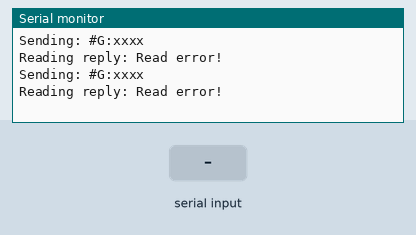
This sketch was run on a simulated Arduino Mega 2560, built with avr-gcc and run on an emulated ATmega2560. Parts: the last lines printed to the serial monitor. Inputs (shaded band) come from the test bench.

Above: at 1.2 s.
1.3 s: "1\n" received over the second serial link
At 2.8 s:
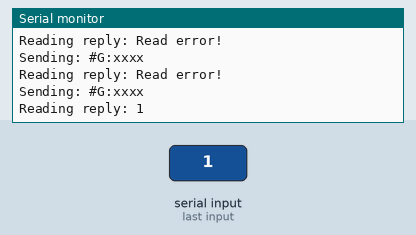
3.5 s: "0\n" received over the second serial link
At 4.4 s:
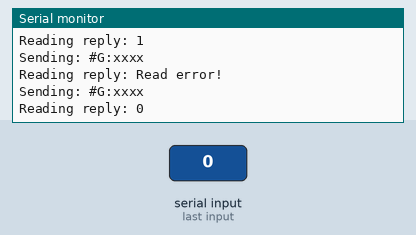
5.0 s: "2\n" received over the second serial link
At 5.8 s:
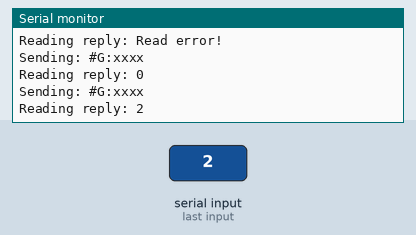

The sketch:

DueRomiSerialClient.ino
```cpp
void setup()
{
        Serial.begin(115200);
        while (!Serial)
                ;

        Serial1.begin(115200);
        while (!Serial1)
                ;
}

static void send_request()
{
        Serial.println("Sending: #G:xxxx");
        Serial1.print("#G:xxxx\r\n");
}

static void read_reply()
{
        Serial.print("Reading reply: ");
        while (true) {

                int c = Serial1.read();

                if (c == -1) {
                        Serial.println("Read error!");
                        break;
                } else if (c == '\r') {
                        // skip
                } else if (c == '\n') {
                        Serial.println();
                        break;
                } else {
                        Serial.print((char) c);
                }
        }
}

void loop()
{
        send_request();
        read_reply();
        delay(1000);
}
```

Measured:
- after the input at 1.3 s, the serial monitor: prints a new line after 0.70 s (image 1)
- after the input at 3.5 s, the serial monitor: prints a new line after 0.50 s (image 2)
- after the input at 5.0 s, the serial monitor: prints a new line at once (image 3)
